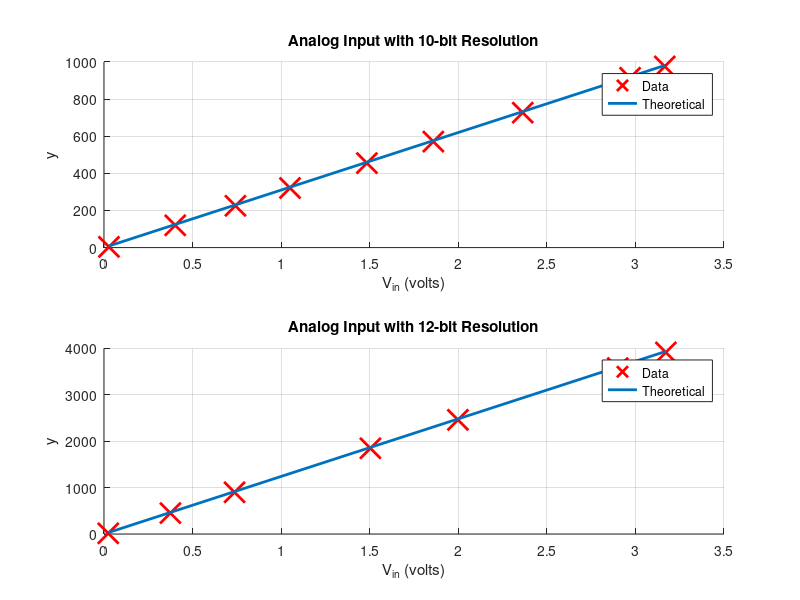

Here is the MATLAB script that generated this plot:
%Christopher Lum
%lum@uw.edu
%
%This script is used to generate plots showing the relationship between
%input voltage and the resulting output.  This is designed to generate
%plots for lecture, not for gathering real-time data.

%Version History
%12/28/16: Created
%12/14/17: Updated documentation

clear
clc
close all

%Obtain lab data
V_in_10Bit = [0.028 0.402 0.742 1.050 1.484 1.859 2.364 2.970 3.166];
y_10Bit = [4 120 225 321 455 571 727 915 976];
y_10Bit_theoretical = ((2^10 - 1)/3.3)*V_in_10Bit;
    
V_in_12Bit = [0.024 0.375 0.737 1.504 1.998 2.900 3.172];
y_12Bit = [15 451 900 1848 2461 3576 3913];
y_12Bit_theoretical = ((2^12 - 1)/3.3)*V_in_12Bit;

%Visualize
figure
subplot(2,1,1)
hold on
plot(V_in_10Bit, y_10Bit, 'rx', 'LineWidth', 2, 'MarkerSize', 15)
plot(V_in_10Bit, y_10Bit_theoretical, 'LineWidth', 2)
ylabel('y')
xlabel('V_{in} (volts)')
legend('Data','Theoretical','Location','Best')
title('Analog Input with 10-bit Resolution')
grid on

subplot(2,1,2)
hold on
plot(V_in_12Bit, y_12Bit, 'rx', 'LineWidth', 2, 'MarkerSize', 15)
plot(V_in_12Bit, y_12Bit_theoretical, 'LineWidth', 2)
ylabel('y')
xlabel('V_{in} (volts)')
legend('Data','Theoretical','Location','Best')
title('Analog Input with 12-bit Resolution')
grid on

disp('DONE!')
